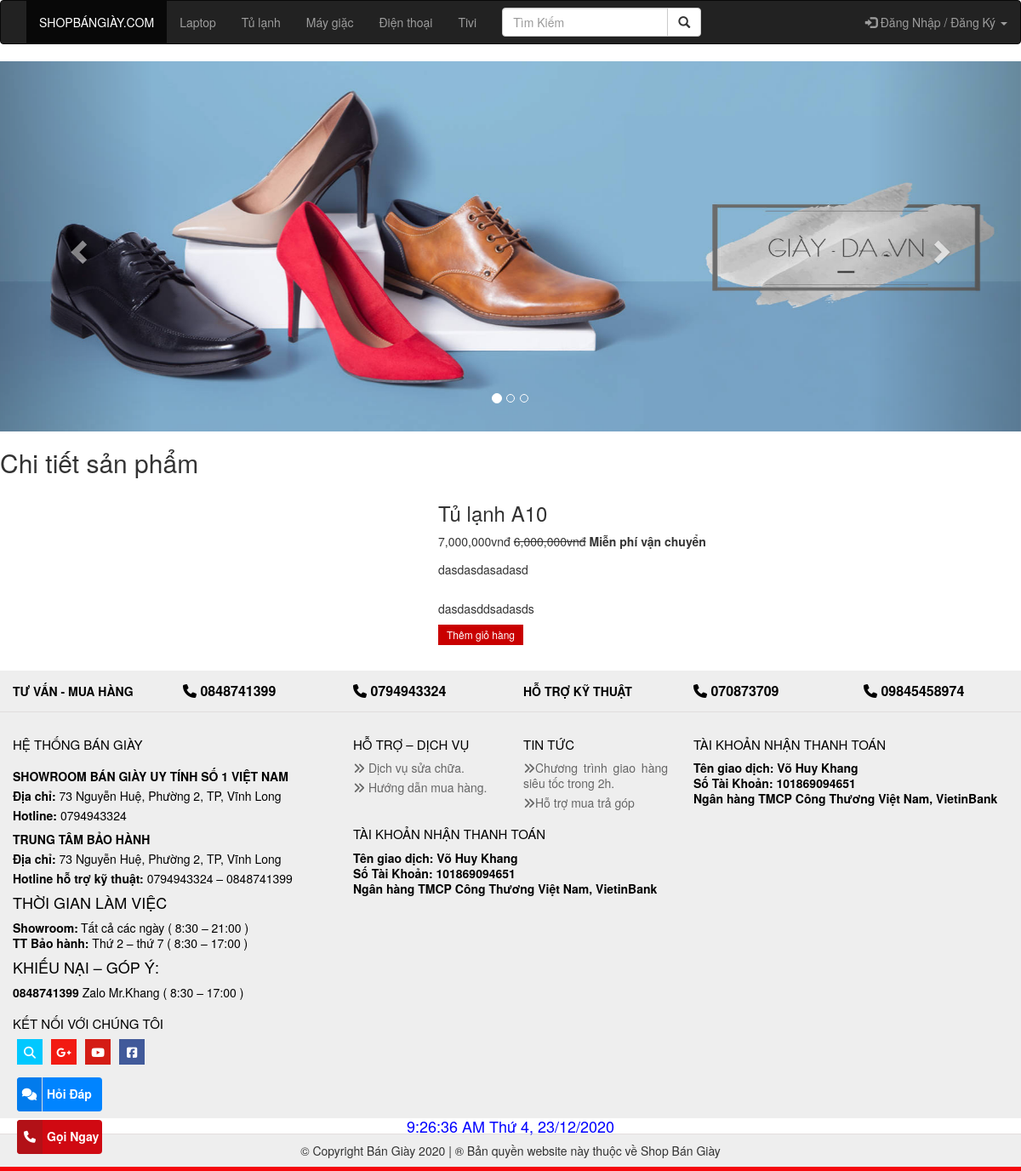
Screenshot of /?quanly=chitietsp&id=17 with the database file from the repository.
### tables this page shows
CREATE TABLE `tbl_category` (
  `category_id` int(11) NOT NULL,
  `category_name` varchar(50) NOT NULL
);

CREATE TABLE `tbl_sanpham` (
  `sanpham_id` int(11) NOT NULL,
  `category_id` int(11) NOT NULL,
  `sanpham_name` varchar(255) NOT NULL,
  `sanpham_chitiet` text NOT NULL,
  `sanpham_mota` text NOT NULL,
  `sanpham_gia` varchar(100) NOT NULL,
  `sanpham_giakhuyenmai` varchar(100) NOT NULL,
  `sanpham_active` int(11) DEFAULT NULL,
  `sanpham_hot` int(11) DEFAULT NULL,
  `sanpham_soluong` int(11) NOT NULL,
  `sanpham_image` varchar(50) NOT NULL
);

### include/chitietsp.php (the view, shortened to what this page needs)
	<?php
	if(isset($_GET['id'])){
		$id = $_GET['id'];
	}else{
		$id = '';
	}
		$sql_chitiet = mysqli_query($con,"SELECT * FROM tbl_sanpham WHERE sanpham_id='$id'");
	?>
<h2>Chi tiết sản phẩm</h2>
<?php
	while($row_chitiet = mysqli_fetch_array($sql_chitiet)){
?>
	<div class="banner-bootom-w3-agileits py-5">
		<div class="container py-xl-4 py-lg-2">
			<div class="row">
				<div class="col-lg-5 col-md-8 single-right-left ">
					<div class="grid images_3_of_2">
						<div class="flexslider">
							<ul class="slides">
								<li data-thumb="uploads/<?php echo $row_chitiet['sanpham_image'] ?>">
									<div class="thumb-image">
										<img src="uploads/<?php echo $row_chitiet['sanpham_image'] ?>" data-imagezoom="true" class="img-fluid" alt=""> </div>
								</li>
							</ul>
						</div>
					</div>
				</div>
				<div class="col-lg-7 single-right-left simpleCart_shelfItem">
					<h3 class="mb-3"><?php echo $row_chitiet['sanpham_name'] ?></h3>
					<p class="mb-3">
						<span class="item_price"><?php echo number_format($row_chitiet['sanpham_giakhuyenmai']) .'vnđ' ?></span>
						<del class="mx-2 font-weight-light"><?php echo number_format($row_chitiet['sanpham_gia']) .'vnđ' ?></del>
						<label>Miễn phí vận chuyển</label>
					</p>
					<div class="product-single-w3l">
						<p><?php echo $row_chitiet['sanpham_chitiet'] ?></p> <br>
						<p><?php echo $row_chitiet['sanpham_mota'] ?></p>
					</div>
					<div class="occasion-cart">
						<div class="snipcart-details top_brand_home_details item_add single-item hvr-outline-out">
							<form action="?quanly=giohang" method="post">
								<fieldset>
									<input type="submit" name="themgiohang" value="Thêm giỏ hàng" class="button" />
								</fieldset>
							</form>
						</div>
					</div>
				</div>
			</div>
		</div>
	</div>
	<?php
	}
	?>

### index.php (shortened to what this page needs)
<?php
include_once('./db/ketnoi.php');
?>
<!DOCTYPE html>
<html>
<head>
    <link rel="stylesheet" href="https://maxcdn.bootstrapcdn.com/bootstrap/3.3.7/css/bootstrap.min.css">
	<link rel="stylesheet" href="css/bootstrap-grid.min.css">
<link rel="stylesheet" href="css/css/style.css">
<link rel="stylesheet" href="https://maxcdn.bootstrapcdn.com/bootstrap/3.3.7/css/bootstrap.min.css">
</head>
<body>
<?php
	include('./include/nav.php');
	include('./include/banner.php');
	if (isset($_GET['quanly'])) {
		$tam = $_GET['quanly'];
	} else {
		$tam = '';
	}
	if ($tam == 'danhmuc') {
		include('./include/danhmuc.php');
	} elseif ($tam == 'chitietsp') {
		include('./include/chitietsp.php');
	} elseif ($tam == 'giohang') {
		include('./include/giohang.php');
	}elseif ($tam=='timkiem') {
			include('include/timkiem.php');
	}elseif ($tam=='tintuc') {
		include('include/tintuc.php');
	}elseif ($tam=='chitiettin') {
		include('include/chitiettin.php');
	}elseif ($tam=='xemdonhang') {
		include('include/xemdonhang.php');
	}else{
		include('./include/home.php');
	}
	include('./include/footer.php');
	?>
    </body>
    </html>

### include/nav.php (shortened to what this page needs)
<?php
    include('./db/ketnoi.php');
    ?>
<div class="navbar navbar-inverse">
        <div class="container-fluid">
            <div class="row">
                <div class="col-lg-12">
                    <div class="navbar-header">
                        <div class="navbar-collapse collapse" id="mobile_menu">
                        <ul class="nav navbar-nav">
                        <li class="active"><a href="index.php">SHOPBÁNGIÀY.COM</a></li>
                        <?php
$sql_category_danhmuc = mysqli_query($con,'SELECT * FROM tbl_category ORDER BY category_id ASC');
while($row_category_danhmuc = mysqli_fetch_array($sql_category_danhmuc)){
?>
                            <li><a href="?quanly=danhmuc&id=<?php echo $row_category_danhmuc['category_id'] ?>"><?php echo $row_category_danhmuc['category_name'] ?></a></li>
<?php
}
?>
                         <form class="navbar-form navbar-left" action="index.php?quanly=timkiem" method="POST">
			<div class="input-group">
				<input type="text" class="form-control" name="search_product" placeholder="Tìm Kiếm" name="search">
				<div class="input-group-btn">
					<button class="btn btn-default" name="search_button" type="submit">
						<i class="glyphicon glyphicon-search"></i>
					</button>
				</div>
			</div>
		</form>
</div>
</div>
                        <ul class="nav navbar-nav navbar-right">
                            <li><a href="#" class="dropdown-toggle" data-toggle="dropdown"><span class="glyphicon glyphicon-log-in"></span> Đăng Nhập / Đăng Ký <span class="caret"></span></a>
                    </div>
                </div>
            </div>
        </div>

### include/banner.php (shortened to what this page needs)
<!DOCTYPE html>
<html lang="en">
<head>
</head>
<body>
  <div id="myCarousel" class="carousel slide" data-ride="carousel">
    <ol class="carousel-indicators">
      <li data-target="#myCarousel" data-slide-to="0" class="active"></li>
      <li data-target="#myCarousel" data-slide-to="1"></li>
      <li data-target="#myCarousel" data-slide-to="2"></li>
    </ol>
    <div class="carousel-inner">
      <div class="item active">
        <img src="./img/1.jpg" alt="Los Angeles" style="width:100%;">
      </div>
    </div>
    <a class="left carousel-control" href="#myCarousel" data-slide="prev">
      <span class="glyphicon glyphicon-chevron-left"></span>
    </a>
    <a class="right carousel-control" href="#myCarousel" data-slide="next">
      <span class="glyphicon glyphicon-chevron-right"></span>
    </a>
  </div>
</body>
</html>

### include/footer.php (shortened to what this page needs)
                    <footer id="footer" class="footer_ctm" role="contentinfo">
        <div class="phone-list">
            <div class="container">
                <div class="row">
                    <div class="col-md-2 col-sm-4 col-xs-12">
                        <strong class="text-uppercase">Tư vấn - Mua Hàng</strong>
                    </div>
                    <div class="col-md-2 col-sm-4 col-xs-6">
                        <a href="tel:0848741399"><i class="fa fa-phone"></i> 0848741399</a>
                    </div>
                    <div class="col-md-2 col-sm-4 col-xs-6">
                        <a href="tel:0794943324"><i class="fa fa-phone"></i> 0794943324</a>
                    </div>
                    <div class="col-md-2 col-sm-4 col-xs-12">
                        <strong class="text-uppercase">Hỗ trợ kỹ thuật</strong>
                    </div>
                    <div class="col-md-2 col-sm-4 col-xs-6">
                        <a href="070873709"><i class="fa fa-phone"></i> 070873709</a>
                    </div>
                    <div class="col-md-2 col-sm-4 col-xs-6">
                        <a href="tel:09845458974"><i class="fa fa-phone"></i> 09845458974</a>
                    </div>
                </div>
            </div>
        </div>
        <div id="footer-widgets" class="clearfix">
            <div class="container">
                <div class="row">
                    <div class="col-xs-12 col-xs-full col-sm-6 col-md-4 col-xl-3 footer-widget ">
                        <aside id="custom_html-2" class="widget_text widget widget_custom_html ">
                            <h5 class="widget-title">HỆ THỐNG BÁN GIÀY</h5>
                            <div class="textwidget custom-html-widget">
                                <p>
                                    <ul>
                                        <li><strong style="text-transform: uppercase;">Showroom bán giày uy tính số 1 việt nam</strong></li>
                                        <li><strong>Địa chỉ:</strong> 73 Nguyễn Huệ, Phường 2, TP, Vĩnh Long</li>
                                        <li><strong>Hotline:</strong> 0794943324</li>
                                    </ul>
                                </p>
                                <p>
                                    <ul>
                                        <li><strong>TRUNG TÂM BẢO HÀNH</strong></li>
                                        <li><strong>Địa chỉ:</strong> 73 Nguyễn Huệ, Phường 2, TP, Vĩnh Long </li>
                                        <li><strong>Hotline hỗ trợ kỹ thuật:</strong> 0794943324 – 0848741399</li>
                                    </ul>
                                </p>
                                <p>
                                    <h4 style="text-transform: uppercase;">Thời gian làm việc</h4>
                                    <strong style="width: 76px;display: inline-block;">Showroom:</strong> Tất cả các ngày ( 8:30 – 21:00 )<br>
                                    <strong>TT Bảo hành:</strong> Thứ 2 – thứ 7 ( 8:30 – 17:00 )
                                </p>
                                <p>
                                    <h4 style="text-transform: uppercase;margin-top: 5px">Khiếu nại – góp ý:</h4>
                                    <strong>0848741399</strong> Zalo Mr.Khang ( 8:30 – 17:00 )
                                </p>
                            </div>
                        </aside>
                        <aside id="custom_html-3" class="widget_text widget widget_custom_html ">
                            <h5 class="widget-title">Kết nối với chúng tôi</h5>
                            <div class="textwidget custom-html-widget">
                                <ul class="social_list">
                                    <li class="twitter">
                                        <a target="_blank" title="Xem link website" href="https://www.google.com/search?rlz=1C1GTPM_enVN905VN905&sxsrf=ALeKk01uZmGnaXHCdeV0BBa3Ty7FOgQPtA%3A1592263356907&ei=vALoXqD1NuLTz7sPpNiS8Ac&q=huykhang.me&oq=huykhang.me&gs_lcp=CgZwc3ktYWIQAzIECCMQJzoECAAQQzoFCAAQsQM6BQgAEIMBOgIIADoECAAQCjoECAAQHjoGCAAQBRAeOgYIABANEB46CAgAEAgQDRAeUK4RWNAkYP8saABwAHgAgAFKiAHTBZIBAjExmAEAoAEBqgEHZ3dzLXdpeg&sclient=psy-ab&ved=0ahUKEwigw5ue-4TqAhXi6XMBHSSsBH4Q4dUDCAw&uact=5">
                                            <i class="fa fa-search" aria-hidden="true"></i>
                                        </a>
                                    </li>
                                    <li class="google-plus">
                                        <a target="_blank" title="Google Plus" href="#">
                                            <i class="fab fa-google-plus-g"></i>
                                        </a>
                                    </li>
                                    <li class="youtube">
                                        <a target="_blank" title="Youtube" href="https://www.youtube.com/channel/UCGKeb7-QM1IsH4WZLewdOZQ?view_as=subscriber">
                                            <i class="fab fa-youtube"></i>
                                    </a>
                                    </li>
                                    <li class="facebook">
                                        <a target="_blank" title="Facebook" href="https://www.facebook.com/Huykhangme-101006151639255/?modal=admin_todo_tour">
                                            <i class="fab fa-facebook-square"></i>
                                        </a>
                                    </li>
                                </ul>
                            </div>
                        </aside>
                    </div>
                    <div class="col-xs-12 col-xs-full col-sm-6 col-md-4 col-xl-5 footer-widget" >
                        <div class="row">
                            <div class="col-xs-full col-xs-6">
                                <aside id="nav_menu-2" class="widget widget_nav_menu ">
                                    <h5 class="widget-title">Hỗ Trợ – Dịch Vụ</h5>
                                    <div class="menu-ho-tro-dich-vu-container">
                                        <ul id="menu-ho-tro-dich-vu" class="menu">
                                           <li><a href="#"><i class="fa fa-angle-double-right"></i> Dịch vụ sửa chữa.</a></li>
                                           <li><a href="#"><i class="fa fa-angle-double-right"></i> Hướng dẫn mua hàng.</a></li>					                            </ul>
                                    </div>
                                </aside>
                            </div>
                            <div class="col-xs-full col-xs-6">
                                <aside id="nav_menu-3" class="widget widget_nav_menu ">
                                    <h5 class="widget-title">Tin Tức</h5>
                                    <div class="menu-ho-tro-dich-vu-container">
                                        <ul id="menu-ho-tro-dich-vu" class="menu">
                                           <li><a href="#"><i class="fa fa-angle-double-right"></i>Chương trình giao hàng siêu tốc trong 2h.</a></li>
                                                <li><a href="#"><i class="fa fa-angle-double-right">
                                                </i>Hỗ trợ mua trả góp</a></li>					                            </ul>
                                    </div>
                                </aside>
                            </div>
                            <div class="col-xs-12">
                                <aside id="text-2" class="widget widget_text ">
                                    <h5 class="widget-title">Tài khoản nhận thanh toán</h5>
                                    <div class="textwidget"><p><strong>Tên giao dịch: Võ Huy Khang</strong><br>
                                    <strong>Số Tài Khoản: 101869094651</strong><br>
                                    <strong>Ngân hàng TMCP Công Thương Việt Nam, VietinBank</strong><br>
                                    </div>
                                </aside>
                            </div>
                        </div>
                    </div>
                    <div class="col-xs-12 col-xs-full col-sm-6 col-md-4 col-lg-4 footer-widget " >
                        <aside id="media_image-3" class="widget widget_media_image ">
                            <aside id="text-2" class="widget widget_text ">
                                <h5 class="widget-title">Tài khoản nhận thanh toán</h5>
                                <div class="textwidget"><p><strong>Tên giao dịch: Võ Huy Khang</strong><br>
                                <strong>Số Tài Khoản: 101869094651</strong><br>
                                <strong>Ngân hàng TMCP Công Thương Việt Nam, VietinBank</strong><br>
                                </div>
                            </aside>
                        </div>
                    </div>
                </div>
                        <marquee direction="right"> <font size=4 color=blue><center>
                        <span id="h"></span>
                        </center>
                        </font></marquee>
                    </div>
        <div id="copyright">
            <div class="container">
                <div class="row">
                    <div class="col-xs-12 col-sm-12">
                        <div class="copyright_text text-center ">
                            © Copyright Bán Giày 2020 | ® Bản quyền website này thuộc về Shop Bán Giày
                        </div>
                    </div>
                </div>
            </div>
        </div>
    </footer>
<div class="floatcall"> <a href="tel:0848741399"><i class="fa fa-phone"></i><span>Gọi Ngay</span></a></div>
<div class="floatmess"> <a href="https://www.messenger.com/t/101006151639255" target="_blank"><i class="fa fa-comments" aria-hidden="true"></i><span>Hỏi Đáp</span></a></div>

### rows the page displays
tbl_category: category_name "Laptop"
tbl_category: category_name "Tủ lạnh"
tbl_category: category_name "Máy giặc"
tbl_category: category_name "Điện thoại"
tbl_category: category_name "Tivi"
tbl_sanpham: sanpham_name "Tủ lạnh A10", sanpham_giakhuyenmai "7,000,000", sanpham_gia "6,000,000", sanpham_chitiet "dasdasdasadasd", sanpham_mota "dasdasddsadasds"
